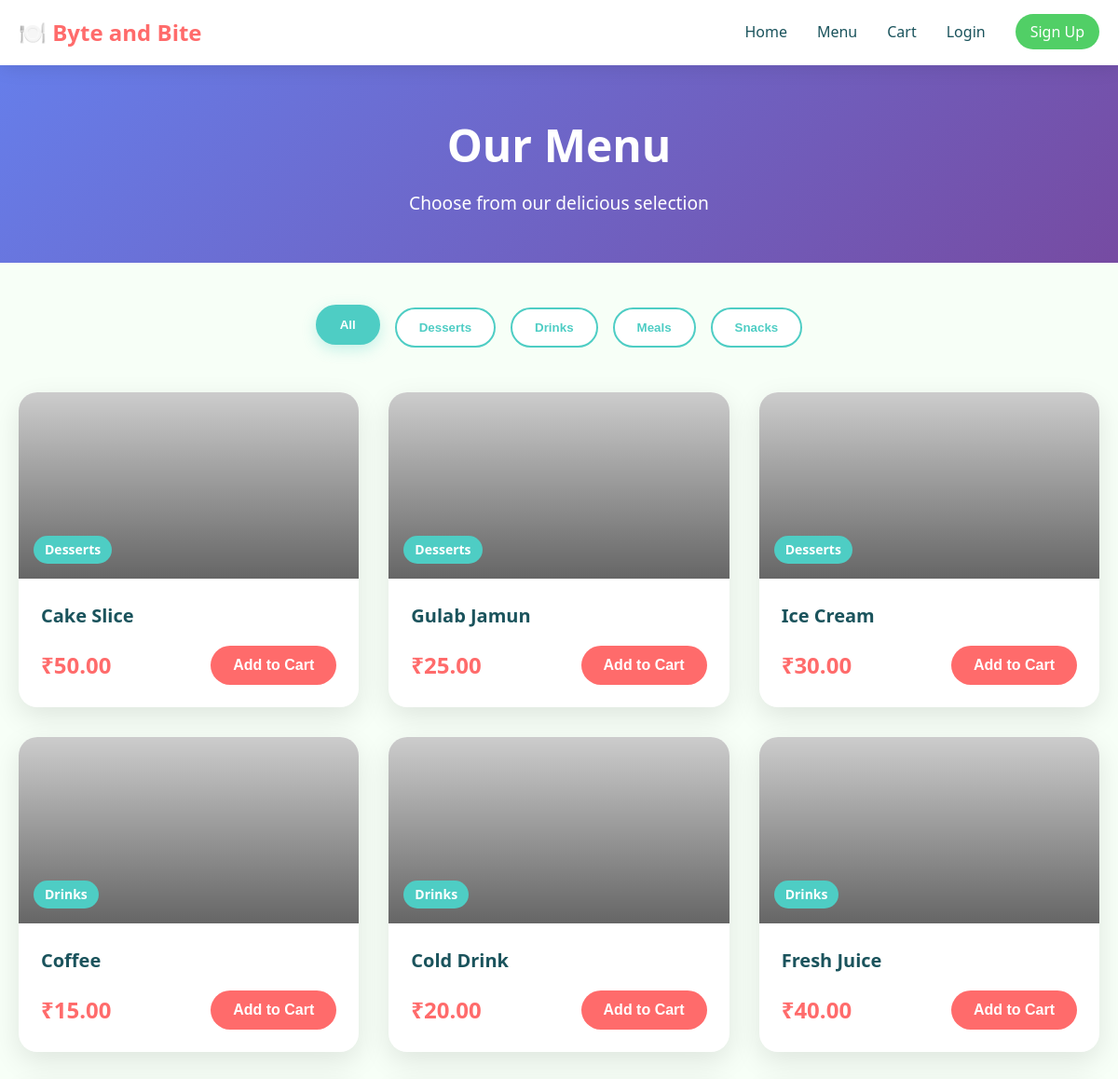
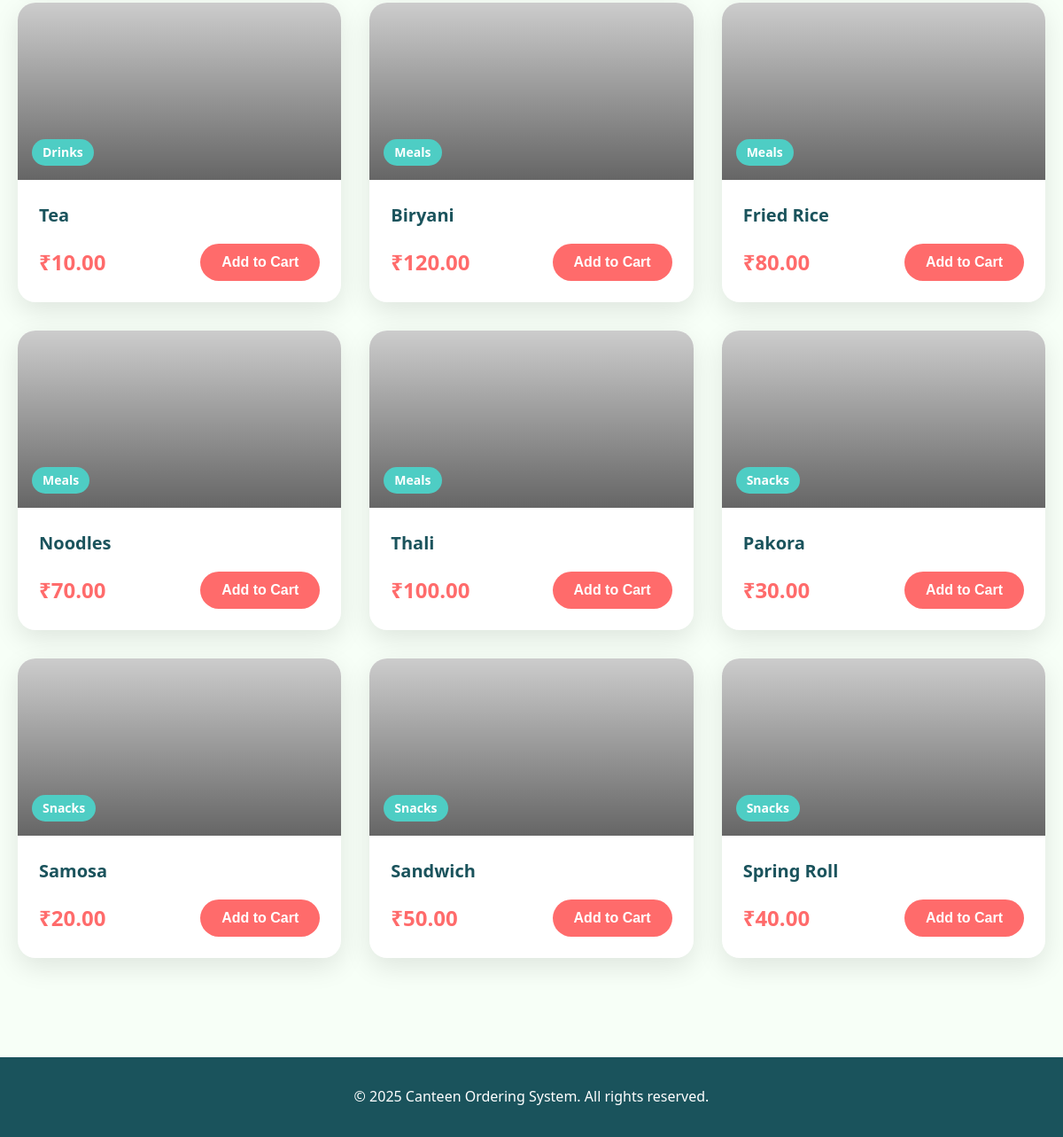
The page /menu on the database its author committed (2 pictures, top to bottom).
### tables this page shows
CREATE TABLE category (
            id INTEGER PRIMARY KEY AUTOINCREMENT,
            name TEXT UNIQUE NOT NULL
        );

CREATE TABLE food_item (
            id INTEGER PRIMARY KEY AUTOINCREMENT,
            category_id INTEGER NOT NULL,
            name TEXT NOT NULL,
            price REAL NOT NULL,
            image TEXT,
            FOREIGN KEY (category_id) REFERENCES category(id)
        );

### app.py (the view)
@app.route('/menu')
def menu():
    conn = get_db()
    cursor = conn.cursor()
    cursor.execute('SELECT * FROM category ORDER BY name')
    categories = cursor.fetchall()
    cursor.execute('''
        SELECT f.*, c.name as category_name
        FROM food_item f
        JOIN category c ON f.category_id = c.id
        ORDER BY c.name, f.name
    ''')
    items = cursor.fetchall()
    conn.close()
    return render_template('menu.html', categories=categories, items=items)

### app.py (called while the page is built)
def get_db():
    conn = sqlite3.connect(DATABASE)
    conn.row_factory = sqlite3.Row
    return conn

### templates/menu.html (shortened to what this page needs)
{% extends "base.html" %}
{% block content %}
<div class="menu-header">
    <div class="container">
        <h1 class="page-title animate__animated animate__fadeInDown">Our Menu</h1>
        <p class="page-subtitle animate__animated animate__fadeInUp">Choose from our delicious selection</p>
    </div>
</div>
<section class="menu-section">
    <div class="container">
        <div class="category-filter animate__animated animate__fadeInUp">
            <button class="filter-btn active" data-category="all">All</button>
            {% for category in categories %}
            <button class="filter-btn" data-category="{{ category.id }}">{{ category.name }}</button>
            {% endfor %}
        </div>
        <div class="menu-grid">
            {% for item in items %}
            <div class="menu-card animate__animated animate__fadeInUp" data-category="{{ item.category_id }}">
                <div class="menu-card-image">
                    <img src="{{ item.image or 'https://via.placeholder.com/300x200?text=' + item.name }}" alt="{{ item.name }}">
                    <div class="menu-card-overlay">
                        <span class="category-tag">{{ item.category_name }}</span>
                    </div>
                </div>
                <div class="menu-card-body">
                    <h3 class="menu-item-name">{{ item.name }}</h3>
                    <div class="menu-item-footer">
                        <span class="menu-item-price">₹{{ "%.2f"|format(item.price) }}</span>
                        <button class="btn btn-primary btn-add-to-cart"
                                data-id="{{ item.id }}"
                                data-name="{{ item.name }}"
                                data-price="{{ item.price }}"
                                data-image="{{ item.image }}">
                            Add to Cart
                        </button>
                    </div>
                </div>
            </div>
            {% endfor %}
        </div>
    </div>
</section>
{% endblock %}

### static/css/style.css (style rules this page uses)
:root { --primary: #ff6b6b; --accent: #4ecdc4; --dark: #1a535c; --background: #f7fff7; --white: #ffffff; --gray: #6c757d; --light-gray: #f8f9fa; --success: #51cf66; --danger: #ff6b6b; }
* { margin: 0; padding: 0; box-sizing: border-box; }
body { font-family: 'Segoe UI', Tahoma, Geneva, Verdana, sans-serif; background: var(--background); color: var(--dark); line-height: 1.6; }
.container { max-width: 1200px; margin: 0 auto; padding: 0 20px; }
.btn { padding: 0.75rem 1.5rem; border: none; border-radius: 50px; font-size: 1rem; font-weight: 600; cursor: pointer; transition: all 0.3s ease; text-decoration: none; display: inline-block; }
.btn-primary { background: var(--primary); color: white; }
.menu-header { background: linear-gradient(135deg, #667eea 0%, #764ba2 100%); padding: 3rem 0; text-align: center; color: white; }
.page-title { font-size: 3rem; margin-bottom: 0.5rem; }
.page-subtitle { font-size: 1.2rem; opacity: 0.9; }
.menu-section { padding: 3rem 0; }
.category-filter { display: flex; justify-content: center; gap: 1rem; margin-bottom: 3rem; flex-wrap: wrap; }
.filter-btn { padding: 0.75rem 1.5rem; background: white; border: 2px solid var(--accent); color: var(--accent); border-radius: 50px; font-weight: 600; cursor: pointer; transition: all 0.3s ease; }
.filter-btn:hover, .filter-btn.active { background: var(--accent); color: white; transform: translateY(-3px); box-shadow: 0 5px 15px rgba(78, 205, 196, 0.3); }
.menu-grid { display: grid; grid-template-columns: repeat(auto-fill, minmax(280px, 1fr)); gap: 2rem; }
.menu-card { background: white; border-radius: 20px; overflow: hidden; box-shadow: 0 10px 30px rgba(0, 0, 0, 0.1); transition: all 0.3s ease; }
.menu-card-image { position: relative; height: 200px; overflow: hidden; }
.menu-card-image img { width: 100%; height: 100%; object-fit: cover; transition: transform 0.3s ease; }
.menu-card-overlay { position: absolute; top: 0; left: 0; right: 0; bottom: 0; background: linear-gradient(to bottom, transparent, rgba(0, 0, 0, 0.5)); display: flex; align-items: flex-end; padding: 1rem; }
.category-tag { background: var(--accent); color: white; padding: 0.25rem 0.75rem; border-radius: 20px; font-size: 0.875rem; font-weight: 600; }
.menu-card-body { padding: 1.5rem; }
.menu-item-name { font-size: 1.25rem; margin-bottom: 1rem; color: var(--dark); }
.menu-item-footer { display: flex; justify-content: space-between; align-items: center; }
.menu-item-price { font-size: 1.5rem; font-weight: bold; color: var(--primary); }

### rows shown on the page
category: name "Desserts"
category: name "Drinks"
category: name "Meals"
category: name "Snacks"
food_item: category_name "Desserts", name "Cake Slice", price "50.00"
food_item: category_name "Desserts", name "Gulab Jamun", price "25.00"
food_item: category_name "Desserts", name "Ice Cream", price "30.00"
food_item: category_name "Drinks", name "Coffee", price "15.00"
food_item: category_name "Drinks", name "Cold Drink", price "20.00"
food_item: category_name "Drinks", name "Fresh Juice", price "40.00"
food_item: category_name "Drinks", name "Tea", price "10.00"
food_item: category_name "Meals", name "Biryani", price "120.00"
food_item: category_name "Meals", name "Fried Rice", price "80.00"
food_item: category_name "Meals", name "Noodles", price "70.00"
food_item: category_name "Meals", name "Thali", price "100.00"
food_item: category_name "Snacks", name "Pakora", price "30.00"
food_item: category_name "Snacks", name "Samosa", price "20.00"
food_item: category_name "Snacks", name "Sandwich", price "50.00"
food_item: category_name "Snacks", name "Spring Roll", price "40.00"
